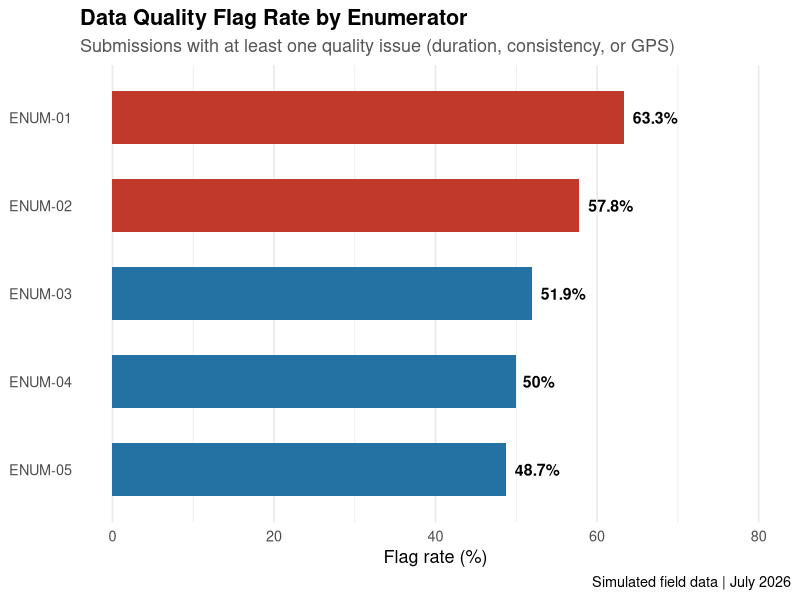
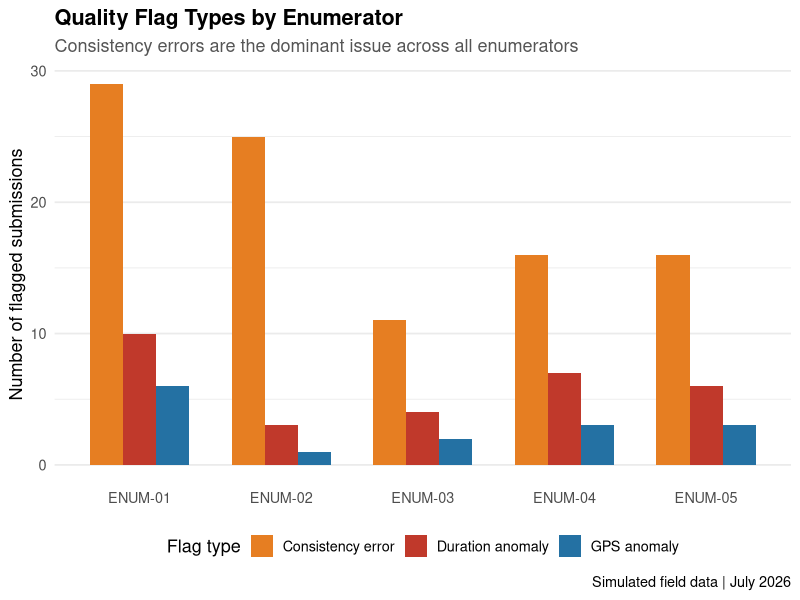
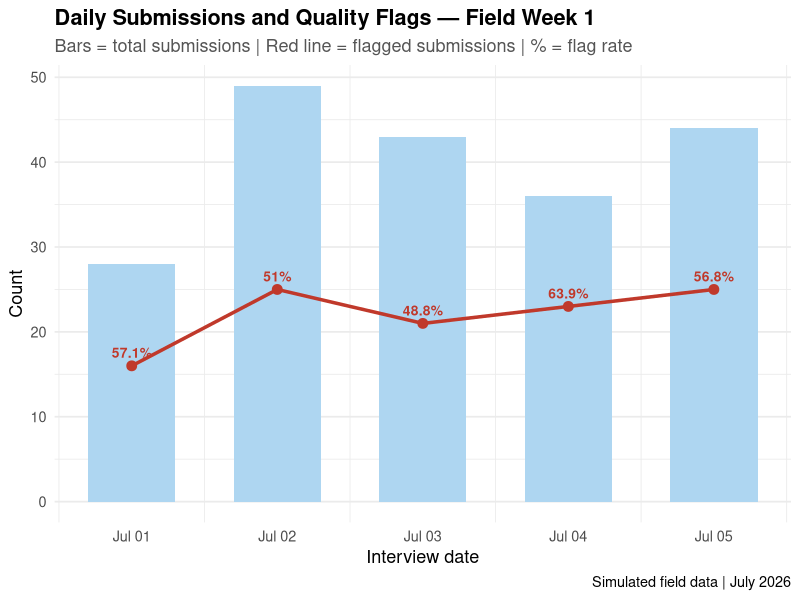
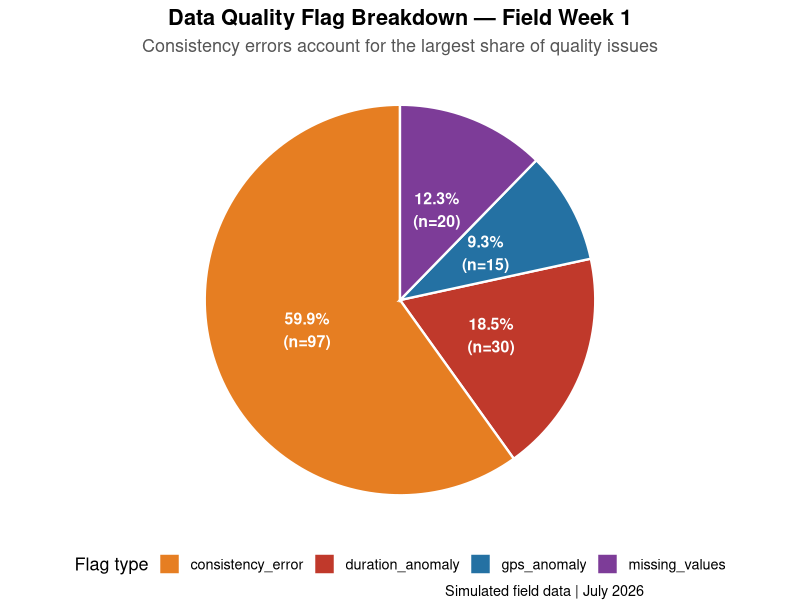
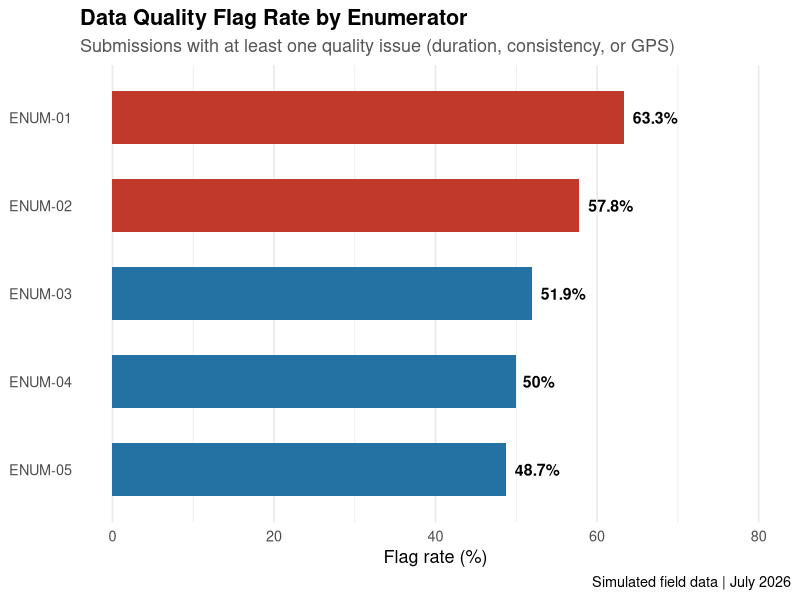
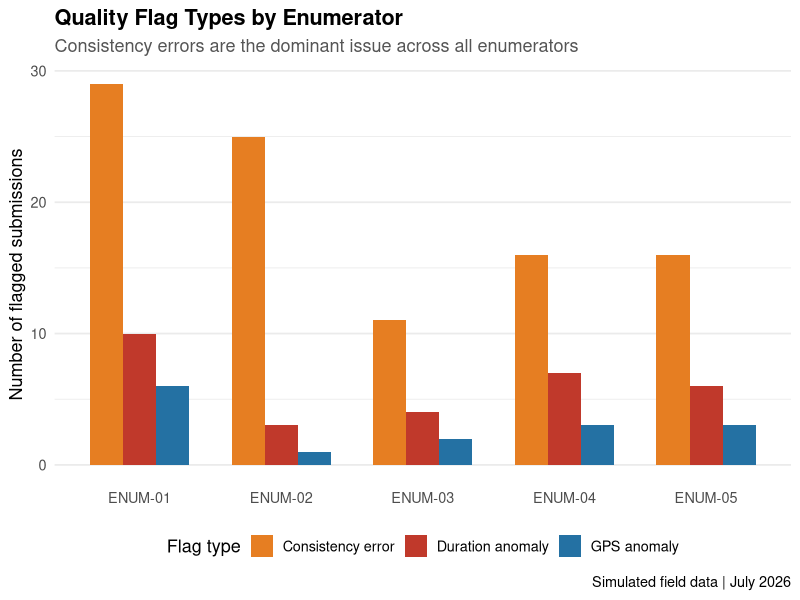
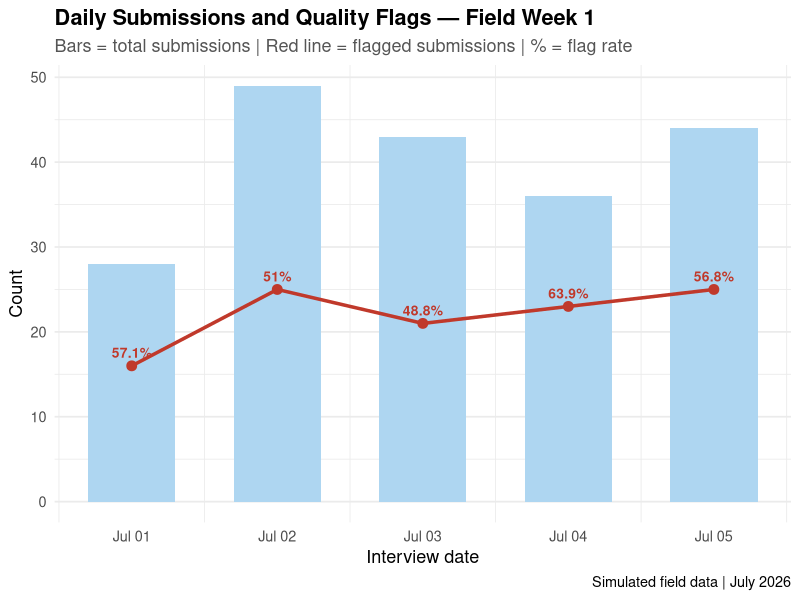
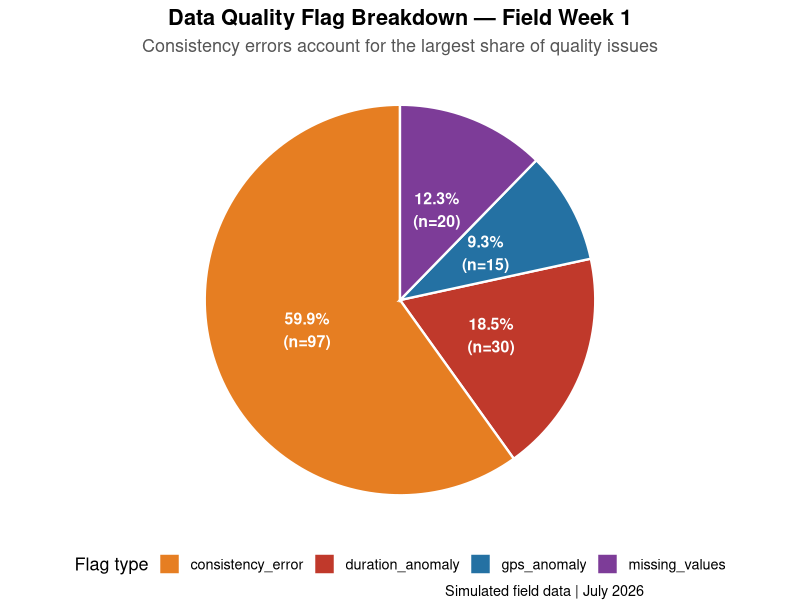

Write the R code that produced these figures, in order.
# Simulated SurveyCTO Data Quality Monitoring
library(dplyr)
library(tidyr)
library(ggplot2)
library(lubridate)
library(forcats)
set.seed(42)
n <- 200 
survey_data <- data.frame(
submission_id     = paste0("DRG-", sprintf("%04d", 1:n)),
enumerator_id     = sample(paste0("ENUM-", c("01","02","03","04","05")),
n, replace = TRUE),
route_id          = sample(paste0("ROUTE-", c("10A","17C","33B","41D","56E")),
n, replace = TRUE),
interview_date    = sample(seq(as.Date("2026-07-01"),
as.Date("2026-07-05"), by = "day"),
n, replace = TRUE),
duration_min      = c(round(runif(170, 8, 15)), # normal
round(runif(20,  1,  3)),  # suspiciously fast
round(runif(10, 45, 90))), # suspiciously slow
respondent_gender = sample(c("Woman", "Gender-diverse", "Man"),
n, replace = TRUE, prob = c(0.70, 0.10, 0.20)),
respondent_age    = c(sample(18:65, 185, replace = TRUE),
rep(NA, 15)),  # 15 missing ages
safety_perception = c(sample(1:5, 180, replace = TRUE), rep(NA, 20)),
bystander_comfort = sample(1:5, n, replace = TRUE),
harassment_exp    = sample(c("Yes","No"), n, replace = TRUE,
prob = c(0.45, 0.55)),
harassment_type   = sample(c("Verbal","Physical","Both","None"), n,
replace = TRUE),
gps_lat           = c(rnorm(185, mean = 12.9716, sd = 0.01),  # Bengaluru
rnorm(15,  mean = 13.5, sd = 0.5)),     # off-location
gps_lon           = c(rnorm(185, mean = 77.5946, sd = 0.01),
rnorm(15,  mean = 77.0, sd = 0.5))
)
survey_data <- survey_data[sample(nrow(survey_data)), ] %>%
arrange(interview_date, enumerator_id)
glimpse(survey_data)

# 1. Data Quality Checks
missing_data <- survey_data |>
summarise(across(everything(), ~ sum(is.na(.)))) |>
pivot_longer(everything(),
names_to = "variable",
values_to = "missing_count") |>
mutate(
total = nrow(survey_data),
missing_pct = round(missing_count / total * 100, 1),
flag = ifelse(missing_pct > 10, "FLAG", "OK")
) |>
arrange(desc(missing_pct))
print(missing_data)
duration_flags <- survey_data |>
mutate(
duration_flag = case_when(
duration_min < 5  ~ "TOO SHORT — possible fabrication",
duration_min > 30 ~ "TOO LONG — possible interruption or error",
TRUE              ~ "OK"
)
) |>
filter(duration_flag != "OK") |>
select(submission_id, enumerator_id, route_id,
interview_date, duration_min, duration_flag)
cat("Duration anomalies flagged:", nrow(duration_flags), "submissions")
print(duration_flags)
duration_flags <- survey_data |>
mutate(
duration_flag = case_when(
duration_min < 5  ~ "SHORT",
duration_min > 30 ~ "LONG",
TRUE              ~ "OK"
)
) |>
filter(duration_flag != "OK") |>
select(submission_id, enumerator_id, route_id,
interview_date, duration_min, duration_flag)
cat("Duration anomalies flagged:", nrow(duration_flags), "submissions")
print(duration_flags)
consistency_flags <- survey_data |>
mutate(
consistency_flag = case_when(
harassment_exp == "Yes" & harassment_type == "None" ~
"Harassment reported but type = None",
harassment_exp == "No"  & harassment_type != "None" ~
"No harassment reported but type filled",
TRUE ~ "OK"
)
) |>
filter(consistency_flag != "OK") |>
select(submission_id, enumerator_id, harassment_exp,
harassment_type, consistency_flag)
cat("Consistency issues flagged:", nrow(consistency_flags), "submissions")
print(consistency_flags)
gps_flags <- survey_data |>
mutate(
gps_flag = case_when(
abs(gps_lat - 12.9716) > 0.05 |
abs(gps_lon - 77.5946) > 0.05 ~ "Coordinates outside expected area",
TRUE ~ "OK"
)
) |>
filter(gps_flag != "OK") |>
select(submission_id, enumerator_id, route_id,
gps_lat, gps_lon, gps_flag)
cat("GPS anomalies flagged:", nrow(gps_flags), "submissions")
print(gps_flags)
#GPS coordinates of central Bangalore is 12.9716 degrees N and 77.5946 degrees E. Subracting these coordinates from the coordinates recorded in the submissions gives us an approx. distance at which the survey was conducted from the centre of Bangalore. A 5 km radius is set as the limit for the purpose of this project.

# 2. Enumerator Performance
enumerator_summary <- survey_data |>
mutate(
duration_issue = duration_min < 5 | duration_min > 30,
consistency_issue = (harassment_exp == "Yes" & harassment_type == "None") |
(harassment_exp == "No"  & harassment_type != "None"),
gps_issue = abs(gps_lat - 12.9716) > 0.05 |
abs(gps_lon - 77.5946) > 0.05,
any_flag = duration_issue | consistency_issue | gps_issue
) |>
group_by(enumerator_id) %>%
summarise(
total_submissions   = n(),
avg_duration_min    = round(mean(duration_min, na.rm = TRUE), 1),
duration_flags      = sum(duration_issue, na.rm = TRUE),
consistency_flags   = sum(consistency_issue, na.rm = TRUE),
gps_flags           = sum(gps_issue, na.rm = TRUE),
total_flags         = sum(any_flag, na.rm = TRUE),
flag_rate_pct       = round(total_flags / total_submissions * 100, 1),
missing_age_count   = sum(is.na(respondent_age)),
.groups = "drop"
) |>
arrange(desc(flag_rate_pct))
cat("Enumerator Performance Summary")
print(enumerator_summary, width = Inf)
daily_summary <- survey_data %>%
group_by(interview_date, enumerator_id) %>%
summarise(
submissions = n(),
avg_duration = round(mean(duration_min, na.rm = TRUE), 1),
flags = sum(
(duration_min < 5 | duration_min > 30) |
(harassment_exp == "Yes" & harassment_type == "None") |
(harassment_exp == "No"  & harassment_type != "None") |
(abs(gps_lat - 12.9716) > 0.05 | abs(gps_lon - 77.5946) > 0.05),
na.rm = TRUE
),
.groups = "drop"
)
cat("Daily Submissions by Enumerator")
print(daily_summary, width = Inf)
# 3. Data Visualisation
p1 <- ggplot(enumerator_summary,
aes(x = fct_reorder(enumerator_id, flag_rate_pct),
y = flag_rate_pct,
fill = flag_rate_pct > 55)) +
geom_col(width = 0.6) +
geom_text(aes(label = paste0(flag_rate_pct, "%")),
hjust = -0.2, size = 4, fontface = "bold") +
scale_fill_manual(values = c("TRUE" = "#C0392B", "FALSE" = "#2471A3"),
guide = "none") +
coord_flip() +
scale_y_continuous(limits = c(0, 80)) +
labs(
title = "Data Quality Flag Rate by Enumerator",
subtitle = "Submissions with at least one quality issue (duration, consistency, or GPS)",
x = NULL,
y = "Flag rate (%)",
caption = "Simulated field data | July 2026"
) +
theme_minimal(base_size = 13) +
theme(
plot.title = element_text(face = "bold"),
plot.subtitle = element_text(color = "#555555"),
panel.grid.major.y = element_blank()
)
print(p1)

flag_breakdown <- enumerator_summary %>%
select(enumerator_id, duration_flags, consistency_flags, gps_flags) %>%
pivot_longer(
cols = c(duration_flags, consistency_flags, gps_flags),
names_to = "flag_type",
values_to = "count"
) %>%
mutate(flag_type = recode(flag_type,
"duration_flags"     = "Duration anomaly",
"consistency_flags"  = "Consistency error",
"gps_flags"          = "GPS anomaly"
))
p2 <- ggplot(flag_breakdown,
aes(x = enumerator_id, y = count, fill = flag_type)) +
geom_col(position = "dodge", width = 0.7) +
scale_fill_manual(values = c(
"Duration anomaly"   = "#C0392B",
"Consistency error"  = "#E67E22",
"GPS anomaly"        = "#2471A3"
)) +
labs(
title = "Quality Flag Types by Enumerator",
subtitle = "Consistency errors are the dominant issue across all enumerators",
x = NULL,
y = "Number of flagged submissions",
fill = "Flag type",
caption = "Simulated field data | July 2026"
) +
theme_minimal(base_size = 13) +
theme(
plot.title = element_text(face = "bold"),
plot.subtitle = element_text(color = "#555555"),
panel.grid.major.x = element_blank(),
legend.position = "bottom"
)
print(p2)

daily_totals <- daily_summary %>%
group_by(interview_date) %>%
summarise(
total_submissions = sum(submissions),
total_flags = sum(flags),
flag_rate = round(total_flags / total_submissions * 100, 1),
.groups = "drop"
)
p3 <- ggplot(daily_totals, aes(x = interview_date)) +
geom_col(aes(y = total_submissions), fill = "#AED6F1", width = 0.6) +
geom_line(aes(y = total_flags), color = "#C0392B",
linewidth = 1.2, group = 1) +
geom_point(aes(y = total_flags), color = "#C0392B", size = 3) +
geom_text(aes(y = total_flags,
label = paste0(flag_rate, "%")),
vjust = -0.8, size = 3.5, color = "#C0392B", fontface = "bold") +
labs(
title = "Daily Submissions and Quality Flags — Field Week 1",
subtitle = "Bars = total submissions | Red line = flagged submissions | % = flag rate",
x = "Interview date",
y = "Count",
caption = "Simulated field data | July 2026"
) +
scale_x_date(date_labels = "%b %d", date_breaks = "1 day") +
theme_minimal(base_size = 13) +
theme(
plot.title = element_text(face = "bold"),
plot.subtitle = element_text(color = "#555555"),
panel.grid.major.x = element_blank()
)
print(p3)

flag_total <- survey_data |>
  summarise(
  )
flag_total <- survey_data |>
  summarise(
    duration_anomaly = sum( duration_min < 5 | duration_min > 30,
                            na.rm = TRUE),
    consistency_error = sum((harassment_exp == "Yes" & harassment_type == "None") |
                              (harassment_exp == "No"  & harassment_type != "None"),
                            na.rm = TRUE ),
    gps_anomaly = sum(abs(gps_lat - 12.9716) > 0.05 | abs(gps_lon - 77.5946) > 0.05,
                      na.rm = TRUE),
    missing_values = sum(is.na(respondent_age) |
                           is.na(safety_perception),
                         na.rm = TRUE)
  ) |>
  pivot_longer(everything(),
               names_to = "flag_type",
               values_to = "count") |>
  mutate(
    total_flags = sum(count),
    percentage = round(count/total_flags*100,1),
    label = paste0(percentage,"%\n(n=",count,")")
  )
print(flag_total)
p4 <- ggplot(flag_total, aes(x = "", y = percentage, fill = flag_type)) +
  geom_col(width = 1, color = "white", linewidth = 0.8) +
  coord_polar(theta = "y") +
  geom_text(aes(label = label),
            position = position_stack(vjust = 0.5),
            size = 4, fontface = "bold", color = "white") +
  scale_fill_manual(values = c(
    duration_anomaly  = "#C0392B",
    consistency_error = "#E67E22",
    gps_anomaly       = "#2471A3",
    missing_values      = "#7D3C98")) +
  labs(
    title    = "Data Quality Flag Breakdown — Field Week 1",
    subtitle = "Consistency errors account for the largest share of quality issues",
    fill     = "Flag type",
    caption  = "Simulated field data | July 2026"
  ) +
  theme_void(base_size = 13) +
  theme(
    plot.title    = element_text(face = "bold", hjust = 0.5),
    plot.subtitle = element_text(color = "#555555", hjust = 0.5),
    legend.position = "bottom"
  )
print(p4)

ggsave("crt_p1_flag_rate_by_enumerator.png",
plot = p1, width = 8, height = 4, dpi = 300, bg = "white")
ggsave("crt_p2_flag_types_by_enumerator.png",
plot = p2, width = 8, height = 5, dpi = 300, bg = "white")
ggsave("crt_p3_daily_submissions_flags.png",
plot = p3, width = 8, height = 4, dpi = 300, bg = "white")
ggsave("crt_p4_flag_type_breakdown.png",
plot = p4, width = 7, height = 6, dpi = 300, bg = "white")
getwd()
